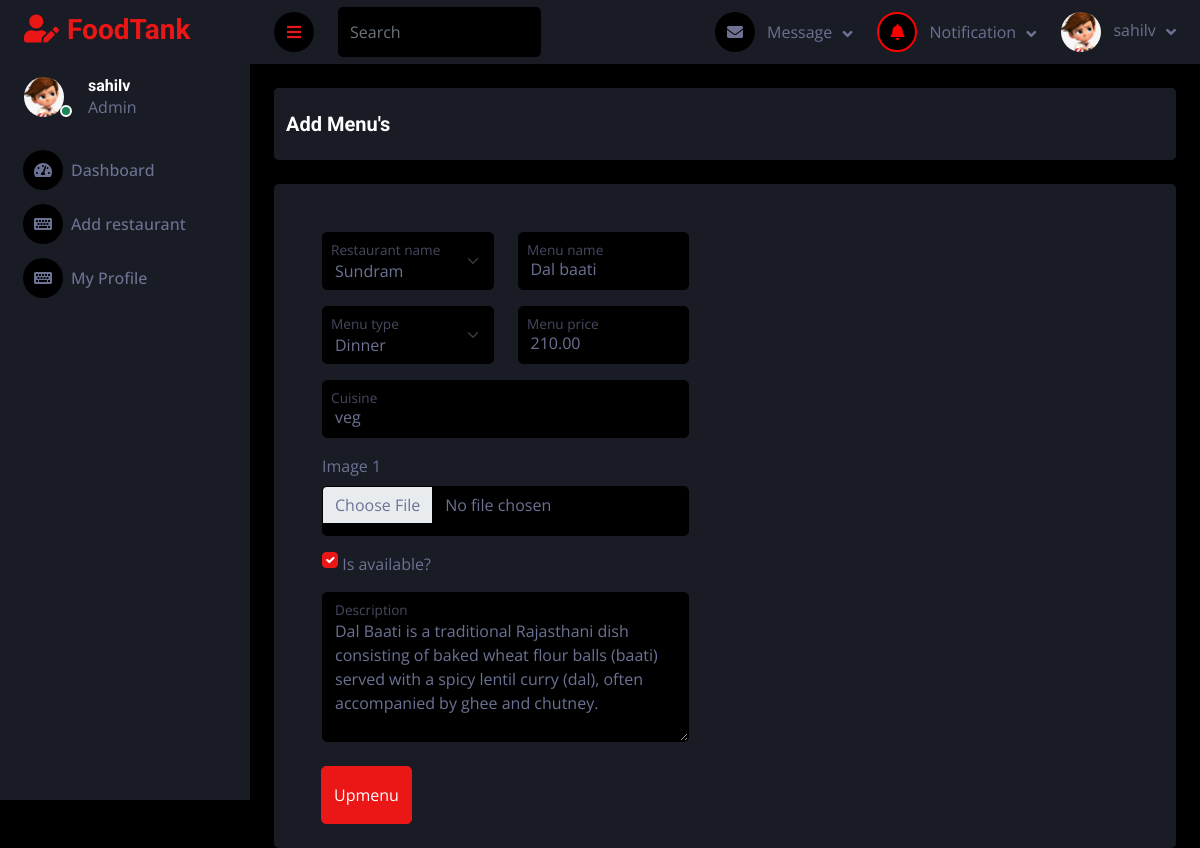
The page /menu/editMenu/8 (signed in) on the database its author committed.
### user/models.py (models this page shows)
class User(AbstractUser):
    mobile = models.CharField(max_length=255, unique=False)
    user_type = models.CharField(max_length=255, choices=USER_TYPE)
    profile = models.ImageField(upload_to="profilePicture/", blank=True, null=True)

### menu/models.py (models this page shows, shortened)
class Menu(models.Model):
    restaurant = models.ForeignKey(Restaurant, on_delete=models.CASCADE)  # ForeignKey to Restaurant
    name = models.CharField(max_length=255)
    description = models.TextField()
    type = models.CharField(max_length=255)
    price = models.DecimalField(max_digits=10, decimal_places=2)
    available = models.BooleanField(blank=True, default=True, null=True)
    cuisine = models.CharField(max_length=255, blank=True)
    img1 = models.ImageField(upload_to='menu_images/', null=True, blank=True)

### restaurant/models.py (models this page shows, shortened)
class Restaurant(models.Model):
    user = models.ForeignKey(User, on_delete=models.CASCADE,
                    limit_choices_to={'user_type': 'Foodprovider'})  # ForeignKey to User
    name = models.CharField(max_length=255)
    city = models.CharField(max_length=255)
    address = models.TextField()
    mobile = models.CharField(max_length=15)
    desc = models.TextField(blank=True, null=True)
    is_verified = models.BooleanField(default=False)
    veg_or_nonveg = models.CharField(max_length=255, choices=VEG_OR_NONVEG_CHOICES)
    no_of_chefs = models.PositiveIntegerField()
    start_date = models.DateField(blank=True, null=True)
    img1 = models.ImageField(upload_to='restaurant_images/', null=True, blank=True)
    img2 = models.ImageField(upload_to='restaurant_images/', null=True, blank=True)
    img3 = models.ImageField(upload_to='restaurant_images/', null=True, blank=True)
    img4 = models.ImageField(upload_to='restaurant_images/', null=True, blank=True)

### menu/views.py (the view, shortened to what this page needs)
# urls.py: path("editMenu/<int:id>", views.editMenu, name="editMenu"),
def editMenu(request, id):
    if not request.user.is_authenticated or not request.user.user_type == "Foodprovider":
        return redirect("/login/")
    menuItem = Menu.objects.get(id=id)
    context = {
        'menuItems' : menuItem
    }
    return render(request, 'restaurant_admin/editMenu.html', context)

### restaurant/context_processors.py (called while the page is built)
def navbar_context(request):
    try:
        restaurant = Restaurant.objects.get(user=request.user)
        notification = Notification.objects.filter(restaurant=restaurant)
        return {'navbar_data': notification}
    except:
        return {'navbar_data': 1}

### templates/restaurant_admin/editMenu.html (shortened to what this page needs)
{% extends '../base2.html' %}
{% block content %}
<div class="container-fluid position-relative d-flex p-0">
    {% include './sidebar.html' %}
    <div class="content">
        {% include './navbar.html' %}
        <div class="container-fluid pt-4 px-4">
            <div class="row bg-secondary rounded align-items-center justify-content-center mx-0">
                <div class="bg-secondary rounded h-100 pt-4">
                    <h5 class="mb-4">Add Menu's</h5>
                </div>
            </div>
        </div>
        <div class="container-fluid pt-4 px-4">
            <div class="row bg-secondary rounded mx-0">
                <div class="container-fluid pt-4 px-4">
                    <form method="POST" enctype="multipart/form-data">
                        <div class="row g-4">
                            <div class="col-sm-12 col-xl-6">
                                <div class="bg-secondary rounded h-100 p-4">
                                    <div class="row">
                                        <div class="form-floating mb-3 col-xl-6">
                                            <select class="form-select" id="rname" name="rname"
                                                aria-label="Floating label select example" required>
                                                <option value="{{menuItems.restaurant.name}}">
                                                    {{menuItems.restaurant.name}}</option>
                                            </select>
                                            <label for="rname" class="mx-2">Restaurant name</label>
                                        </div>
                                        <div class="form-floating mb-3 col-xl-6">
                                            <input type="text" class="form-control" name="mname" id="mname"
                                                value="{{menuItems.name}}" placeholder="Restaurant name" required>
                                            <label for="mname" class="mx-2">Menu name</label>
                                        </div>
                                    </div>
                                    <div class="row">
                                        <div class="form-floating mb-3 col-xl-6">
                                            <select class="form-select" id="mtype" name="mtype"
                                                aria-label="Floating label select example" required>
                                                <option value="{{menuItems.type}}">{{menuItems.type}}</option>
                                            </select>
                                            <label for="mtype" class="mx-2">Menu type</label>
                                        </div>
                                        <div class="form-floating mb-3 col-xl-6">
                                            <input type="number" class="form-control" name="mprice" id="mprice"
                                                value="{{menuItems.price}}" placeholder="Restaurant name" required>
                                            <label for="mprice" class="mx-2">Menu price</label>
                                        </div>
                                    </div>
                                    <div class="row">
                                        <div class="form-floating mb-3 col-xl-12">
                                            <input type="text" class="form-control" name="mcuisine" id="mcuisine"
                                                value="{{menuItems.cuisine}}" placeholder="Cuisine" required>
                                            <label for="mcuisine" class="mx-2">Cuisine</label>
                                        </div>
                                    </div>
                                    <div class="mb-3">
                                        <label for="img1" class="form-label">Image 1</label>
                                        <input type="file" class="form-control bg-dark" name="mimg1" id="mimg1" required>
                                    </div>
                                    <div class="row">
                                        <div class="form-floating mb-3 col-xl-12">
                                            <input class="form-check-input m-0" name="menuStatus" id="menuStatus" type="checkbox" {% if menuItems.available %} checked {% endif %}><span>&nbsp;Is available?</span>
                                        </div>
                                    </div>
                                    <div class="form-floating">
                                        <textarea class="form-control" placeholder="Leave a comment here" name="mdesc"
                                            id="mdesc" style="height: 150px;"
                                            required>{{menuItems.description}}</textarea>
                                        <label for="desc">Description</label>
                                    </div>
                                </div>
                            </div>
                        </div>
                        <div style="padding-left: 23px;">
                            <button type="submit" class="btn btn-primary py-3 mb-4" id="addMenu" menuId="{{menuItems.id}}">Upmenu</button>
                        </div>
                    </form>
                </div>
            </div>
        </div>
    </div>
</div>
{% endblock content %}

### templates/restaurant_admin/sidebar.html (shortened to what this page needs)
{% load static %}
<div class="sidebar pe-4 pb-3">
    <nav class="navbar bg-secondary navbar-dark">
        <a href="/foodprovider/dashboard/" class="navbar-brand mx-4 mb-3">
            <h3 class="text-primary"><i class="fa fa-user-edit me-2"></i>FoodTank</h3>
        </a>
        <div class="d-flex align-items-center ms-4 mb-4">
            <div class="position-relative">
                {% if request.user.profile %}
                    <img class="rounded-circle me-lg-2" src="{{user.profile.url}}" alt=""
                        style="width: 40px; height: 40px;">
                {% else %}
                    <img class="rounded-circle me-lg-2" src="{% static 'img2/user.jpg' %}" alt=""
                        style="width: 40px; height: 40px;">
                {% endif %}
                <div
                    class="bg-success rounded-circle border border-2 border-white position-absolute end-0 bottom-0 p-1">
                </div>
            </div>
            <div class="ms-3">
                <h6 class="mb-0">{{request.user.username}}</h6>
                <span>Admin</span>
            </div>
        </div>
        <div class="navbar-nav w-100">
            <a href="/foodprovider/dashboard/" class="nav-item nav-link" id="dashboard"><i
                    class="fa fa-tachometer-alt me-2"></i>Dashboard</a>
            <a href="/foodprovider/addRestaurant/" class="nav-item nav-link" id="addrestaurant"><i
                    class="fa fa-keyboard me-2"></i>Add restaurant</a>
            <a href="/profile/" class="nav-item nav-link" id="profile"><i class="fa fa-keyboard me-2"></i>My Profile</a>
        </div>
    </nav>
</div>

### templates/restaurant_admin/navbar.html (shortened to what this page needs)
{% load static %}
<nav class="navbar navbar-expand bg-secondary navbar-dark sticky-top px-4 py-0">
    <a href="#" class="sidebar-toggler flex-shrink-0">
        <i class="fa fa-bars"></i>
    </a>
    <form class="d-none d-md-flex ms-4">
        <input class="form-control bg-dark border-0" type="search" placeholder="Search">
    </form>
    <div class="navbar-nav align-items-center ms-auto">
        <div class="nav-item dropdown">
            <a href="#" class="nav-link dropdown-toggle" data-bs-toggle="dropdown">
                <i class="fa fa-envelope me-lg-2"></i>
                <span class="d-none d-lg-inline-flex">Message</span>
            </a>
        </div>
        <div class="nav-item dropdown">
            <a href="#" class="nav-link dropdown-toggle" data-bs-toggle="dropdown">
                {% if navbar_data %}
                    <i class="fa fa-bell me-lg-2 bell-icon" style="color: red; border: 2px solid red;"></i>
                {% else %}
                    <i class="fa fa-bell me-lg-2"></i>
                {% endif %}
                <span class="d-none d-lg-inline-flex">Notification</p></span>
            </a>
        </div>
        <div class="nav-item dropdown">
            <a href="#" class="nav-link dropdown-toggle" data-bs-toggle="dropdown">
                {% if request.user.profile %}
                    <img class="rounded-circle me-lg-2" src="{{user.profile.url}}" alt=""
                        style="width: 40px; height: 40px;">
                {% else %}
                    <img class="rounded-circle me-lg-2" src="{% static 'img2/user.jpg' %}" alt=""
                        style="width: 40px; height: 40px;">
                {% endif %}
                <span class="d-none d-lg-inline-flex">{{request.user.username}}</span>
            </a>
        </div>
    </div>
</nav>

### static/css2/style.css (style rules this page uses)
:root { --primary: #EB1616; --secondary: #191C24; --light: #6C7293; --dark: #000000; }
.btn { transition: .5s; }
.sidebar { position: fixed; top: 0; left: 0; bottom: 0; width: 250px; height: 100vh; overflow-y: auto; background: var(--secondary); transition: 0.5s; z-index: 999; }
.content { margin-left: 250px; min-height: 100vh; background: var(--dark); transition: 0.5s; }
@media (min-width: 992px) { .sidebar { margin-left: 0; } }
@media (min-width: 992px) { .content { width: calc(100% - 250px); } }
.sidebar .navbar .navbar-nav .nav-link { padding: 7px 20px; color: var(--light); font-weight: 500; border-left: 3px solid var(--secondary); border-radius: 0 30px 30px 0; outline: none; }
.sidebar .navbar .navbar-nav .nav-link i { width: 40px; height: 40px; display: inline-flex; align-items: center; justify-content: center; background: var(--dark); border-radius: 40px; }
.content .navbar .navbar-nav .nav-link { margin-left: 25px; padding: 12px 0; color: var(--light); outline: none; }
.content .navbar .sidebar-toggler, .content .navbar .navbar-nav .nav-link i { width: 40px; height: 40px; display: inline-flex; align-items: center; justify-content: center; background: var(--dark); border-radius: 40px; }
.content .navbar .dropdown-toggle::after { margin-left: 6px; vertical-align: middle; border: none; content: "\f107"; font-family: "Font Awesome 5 Free"; font-weight: 900; transition: .5s; }

### templates/restaurant_admin/editMenu.html (style rules this page uses)
input { height: 50px; }

### templates/restaurant_admin/navbar.html (style rules this page uses)
.bell-icon { animation: colorChange 1.2s infinite; }

### rows shown on the page
User: profile (picture), user.username "sahilv"
Menu: rname "Sundram", mname "Dal baati", mtype "Dinner", mprice "210.00", mcuisine "veg", available "☑", mdesc "Dal Baati is a traditional Rajasthani dish consisting of baked wheat flour balls (baati) served with a spicy lentil curry (dal), often accompanied by ghee and chutney."
